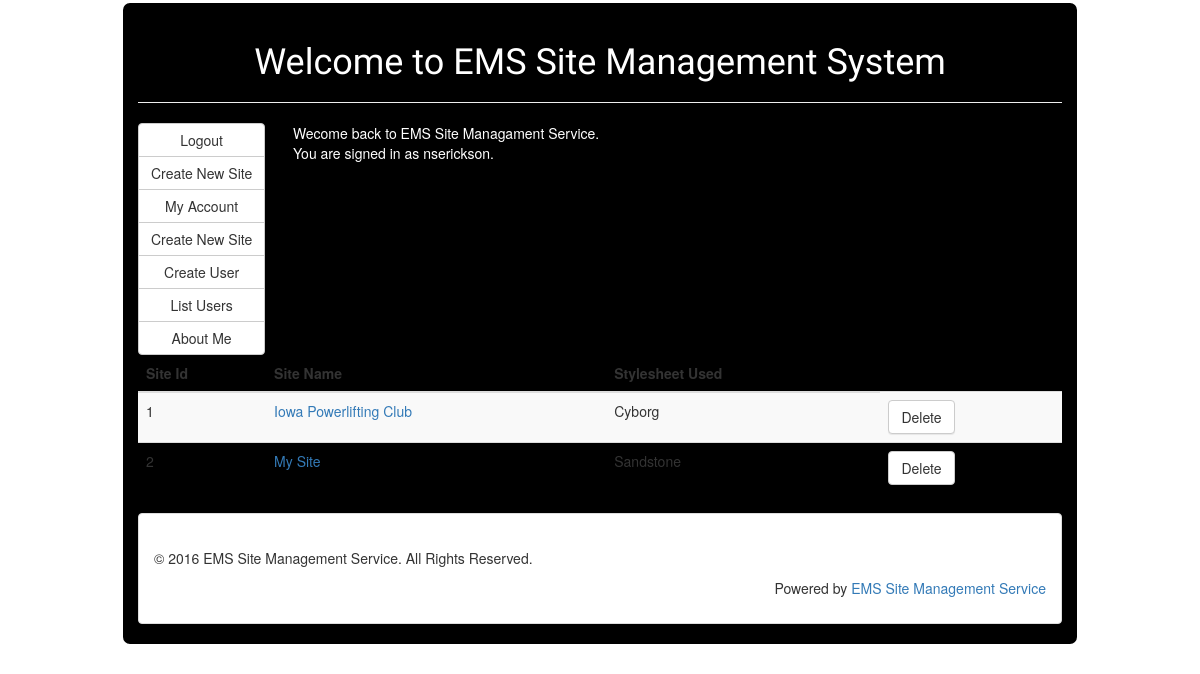
Page /index.php (signed in) on the committed database.
### tables this page shows
CREATE TABLE IF NOT EXISTS `organizations` (
  `orgid` int(10) unsigned NOT NULL AUTO_INCREMENT,
  `orgName` varchar(50) NOT NULL,
  `footerText` varchar(200) NOT NULL,
  `stylesheetid` int(11) NOT NULL,
  `verified` varchar(3) NOT NULL,
  PRIMARY KEY (`orgid`)
);

CREATE TABLE IF NOT EXISTS `stylesheets` (
  `sheetid` int(10) unsigned NOT NULL AUTO_INCREMENT,
  `sheetName` varchar(50) NOT NULL,
  `description` varchar(200) DEFAULT NULL,
  `link` varchar(200) NOT NULL,
  `thumbnail` varchar(200) NOT NULL,
  PRIMARY KEY (`sheetid`)
);

### getAccType.php (called while the page is built, shortened)
<?php
    $db = connectDB($DBHost, $DBUser, $DBPassword, $DBName);
    $Accquery = "SELECT acctype FROM pUsers WHERE username='" . $_SESSION['username'] . "';";
    $Accresult = queryDB($Accquery, $db);
    if($Accresult){
        $AccnumRows=nTuples($Accresult);
        for($acc=0; $acc<$AccnumRows; $acc++){
            $accRow=nextTuple($Accresult);
            $acctype=$accRow['acctype'];
        }
    }
?>

### dbutils.php (called while the page is built, shortened)
<?php
function queryDB($query, $db) {
  $result = mysqli_query($db, $query);
  return ($result);
}
function nTuples($result) {
  return(mysqli_num_rows($result));
}
function nextTuple($result) {
  return (mysqli_fetch_assoc($result));
}
?>

### index.php (the view, shortened to what this page needs)
<!DOCTYPE html>
<html lang="en">
<head>
    <?php
        include_once("config.php");
        include_once("dbutils.php");
        $db = connectDB($DBHost, $DBUser, $DBPassword, $DBName);
    ?>
    <link rel="stylesheet" href="http://maxcdn.bootstrapcdn.com/bootstrap/3.2.0/css/bootstrap.min.css">
    <link rel="stylesheet" href="http://maxcdn.bootstrapcdn.com/bootstrap/3.2.0/css/bootstrap-theme.min.css">
    <link rel="stylesheet" href="https://bootswatch.com/cyborg/bootstrap.min.css">
    <link rel="stylesheet" href="http://code.jquery.com/ui/1.11.1/themes/smoothness/jquery-ui.css" />
    <link rel="stylesheet" href="styles.css"/>
</head>
<body>
<div class="container">
    <div class="row">
        <div class="col-xs-12">
            <div class="page-header">
                <h1 style="text-align: center">Welcome to EMS Site Management System</h1>
            </div>
        </div>
    </div>
    <aside>
        <div class="btn-group-vertical" role="group">
            <?php
                if(!isset($_SESSION['username'])){
                    echo "<a href='login.php' class='btn btn-default'>Login</a>";
                } else {
                    include_once("getAccType.php");
                    echo "<a href='logout.php' class='btn btn-default'>Logout</a>";
                    echo "<button type='button' class='btn btn-default' onclick='createsite();'>Create New Site</button>";
                    echo "<a href='account.php' class='btn btn-default'>My Account</a>";
                    if($acctype=='admin'){
                        echo "<button type='button' class='btn btn-default' onclick='createsite();'>Create New Site</button>";
                        echo "<a href='create_users.php' class='btn btn-default'>Create User</a>";
                        echo "<a href='users_list.php' class='btn btn-default'>List Users</a>";
                    }
                }
            ?>
            <a href="portfolio.php" class="btn btn-default">About Me</a>
        </div>
    </aside>
    <?php
        if(isset($_SESSION['username'])){
            echo "<p style='color: white; padding-left: 1%'>Wecome back to EMS Site Managament Service.<br> You are signed in as " . $_SESSION['username'] . ".</p>";
        }
    ?>
    <div class="row">
        <div class="col-xs-12">
            <?php
                if(isset($_SESSION['username'])){
                    $getuid="SELECT * FROM pUsers WHERE username='" . $_SESSION['username'] . "';";
                    $uidresult=queryDB($getuid, $db);
                    if (nTuples($uidresult)>0){
                        $uidrow=nextTuple($uidresult);
                        $uid=$uidrow['uid'];
                    }
                    echo "<table class='table table-striped table-hover'>";
                    echo "\n <thead>";
                        echo "\n <tr>";
                            echo "\n <th>Site Id</th>";
                            echo "\n <th>Site Name</th>";
                            echo "\n <th>Stylesheet Used</th>";
                        echo "\n </tr>";
                    echo "\n </thead>";
                    echo "\n <tbody>";
                    if($acctype=='admin'){
                        $table="Select o.orgid, o.orgName, s.sheetName, o.verified FROM organizations as o, stylesheets as s WHERE s.sheetid=o.stylesheetid;";
                    } else {
                        $table="SELECT O.orgid, O.orgName, S.sheetName, O.verified FROM organizations as O, userorg as U, stylesheets as S WHERE U.uid=" . $uid . " AND O.orgid=U.orgid AND S.sheetid=O.stylesheetid;";
                    }
                    $tbresult=queryDB($table, $db);
                    if($tbresult){
                        $rows=nTuples($tbresult);
                        for($n=0; $n<$rows; $n++){
                            $tbrow=nextTuple($tbresult);
                            if($acctype=='admin'){
                                if($tbrow['verified']=='yes'){
                                    echo "\n <tr>";
                                    echo "\n <td>" . $tbrow['orgid'] . "</td>";
                                    echo "\n <td><a href='home.php?orgid=" . $tbrow['orgid'] . "'>" . $tbrow['orgName'] . "</a></td>";
                                    echo "\n <td>" . $tbrow['sheetName'] . "</td>";
                                    echo "\n <td><button type='button' class='btn btn-default' onclick='deleteRecord(" . '"' . $tbrow['orgid'] . '"' . ", " . '"' . $tbrow['orgName'] . '"' . ");'>Delete</button></td>";
                                }
                            }
                            echo "\n </tr>";
                        }
                    }
                    echo "\n </tbody>";
                    echo "</table>";
                }
            ?>
        </div>
    </div>
    <div class="row">
        <div class="col-xs-12">
            <div class="panel panel-default" style="padding-top: 2%">
                <div class="panel-body">
                    <p>&copy; 2016 EMS Site Management Service. All Rights Reserved.</p>
                    <p style='text-align: right'>Powered by <a href='index.php'>EMS Site Management Service</a></p>
                </div>
            </div>
        </div>
    </div>
</div>
</body>
</html>

### styles.css (style rules this page uses)
h1 { font-family: 'Bungee Inline', cursive; color: white; }
body { background-color: white; }
.container { background-color: black; width: 80%; display: block; margin: 0px auto; border: solid; border-color: #FFFFFF; border-radius: 10px 10px 10px 10px; }
aside { display:block; padding-right: 3%; float:left; border-radius: 10px 10px 10px 10px; }

### rows in the picture
organizations: orgid "1", orgName "Iowa Powerlifting Club", stylesheetid.sheetName "Cyborg"
organizations: orgid "2", orgName "My Site", stylesheetid.sheetName "Sandstone"

### other values in the picture
$_SESSION['username'] "nserickson"
